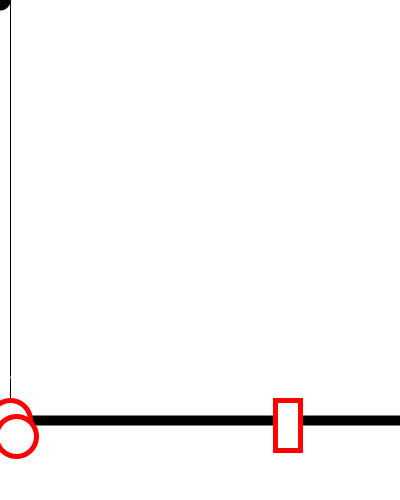
Frame 1 (no input)
Frame 60 (the mouse pressed at the canvas centre just before this capture): identical to frame 1, image omitted
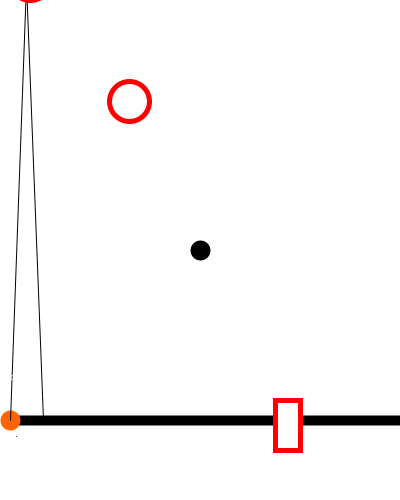
Frame 120 (the mouse held since frame 60 and released just before this capture)

The Processing sketch that drew these frames (run headless with seeded random() and noise(); from frame 60 on, the mouse is pressed at the canvas centre):

// Processing sketch: processing_149033
// ── processing_149033.pde

void setup(){
  size(400,500);
  background(255);
 
}
// fields:
 
final float x1 = 10; // x cordinate of starting point
final float y1 = 420; // y cordinate of starting point
int x2 = 490;
int y2 = 420;
 
float hypo; // hypothenuse of triangle
float initVel; // initial velocity, determined by the distance from starting point to mouseX
float oppDis; // distance from mouseY to y- value of starting point
float angle;
float time;
 
float topx;
float topy;
float rangex;
float rangey;

 
 
float ballx = 10;
float bally = 420;

float ball2x; 
float ball2y;

void draw(){ // called forever until stopped
 
  stroke(0);
  strokeWeight(10);
  background(255);
  line(x1,y1,x2,y2);
  stroke(255, 100, 0);
  strokeWeight(20);
  point(x1, y1); // change to rectangle later!
  stroke(0);
  point(mouseX, mouseY);
   
  hypo = whatThedistance(x1, y1, mouseX, mouseY)/5 ;
  initVel = hypo;
  oppDis = whatThedistance(mouseX, y1, mouseX, mouseY) /5;
  angle = determineAngle();
 
  textSize(10);
  text("angle : " + (int)(angle) + " degrees", 50, 70);
  text("initial velocity : " +(int) (hypo ) + " meters/sec ", 50, 50);
 
  time = initVel * (sin(radians(angle))) / 10; // only half
  rangex = initVel * cos(radians(angle)) * time * 2  ;
  rangey = y1;
  topx = rangex / 2;
  topy = initVel * sin(radians(angle)) + (5 * pow(time,2)) ;

 
   
  strokeWeight(1);
 
  point(t1,t2);
  point(r1, r2); // what is this for? i forgot
  
  line(x1,y1,t1 + x1 , y1 - t2 );
 
  line(t1 + x1 ,y1 - t2 , r1 + x1 ,r2);
  //fill(255);
 // arc(t1,t2, whatThedistance(t1,t2,t1,420), whatThedistance(10,420, r1, 420), -PI, 0);
//line(0,465, 800, 465);
//ellipse(30, 450, 50, 15);
  stroke(255,0,0);
  strokeWeight(5);
  
   
 
  textSize(10);
   
  text("target", 275, 380);
  text("cannon", 10,380);
  text("ground line ", 150, 455);
  rect(275,400,25,50);
  
  if (ballx  < t1 + x1) {
      ballx = ballx +10;
    
  }
  if (bally > y1 - t2) {
      bally = bally - 10; 
  }
  
  ellipse(ballx, bally, 40, 40);
  
  
  ball2x = topx;
  ball2y = topy; 
  if (ball2x >= rangex) {
      ball2x = ball2x + 10;
  }
  if (ball2y <= rangey) {
      ball2y = ball2y + 10; 
  }
  ellipse(ball2x, ball2y, 40, 40);

}
 
float t1 = 0;
float t2 = 0;
float r1 = 0;
float r2 = 0;
void mousePressed() {
  t1 = topx;//200;//topx;
  t2 = topy ; //150;//topy;
  r1 = rangex ;//675;// rangex;
  r2 = rangey;
   
}
 
float whatThedistance(float x1,float y1,float x2,float y2) {
  return sqrt(pow(x1-x2, 2) + pow(y1-y2, 2));
}
float determineAngle() {
  return degrees(asin(oppDis/hypo)) ;
     
       
}
float getSlopey(float rise, float run) {
  return rise / run;
}
float getSlopex(float rise, float run) {
  return rise/ run;
}
